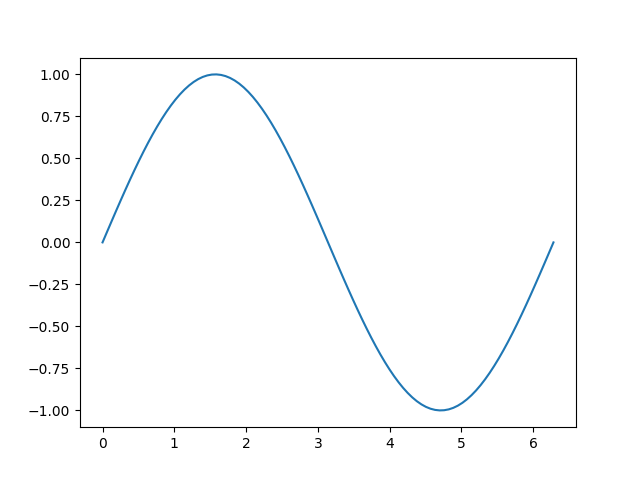

Here is the Python script that generated this plot:
# Escriba el codigo necesario para que al ejecutar python ejercicio2.py
# se cree una grafica con una funcion sinusoidal entre 0 y 2pi.

import matplotlib
matplotlib.use('Agg')
import matplotlib.pyplot as plt
import numpy as np

pi=np.pi

x=np.linspace(0,2.0*pi,100)
y=np.sin(x)

plt.plot(x,y)
plt.savefig('ejercicio2.png')

